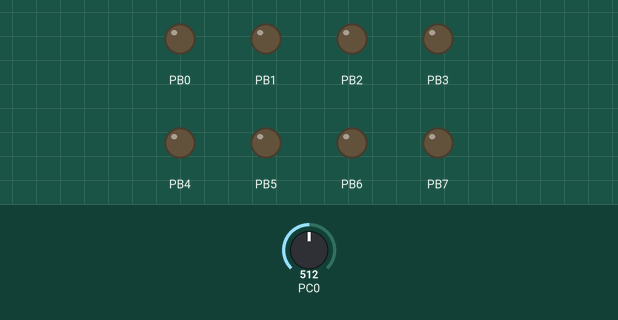
Bench run of a program on a simulated ATmega328P, built with avr-gcc and emulated at 16 MHz. Parts: output pins drawn as LEDs (lit = HIGH). The test bench sets the inputs (shaded band); at power-on: PC0 = 512. What the program prints to the serial monitor is not drawn.

Above: at 1.2 s.
1.3 s: PC0 set to 527
At 2.2 s:
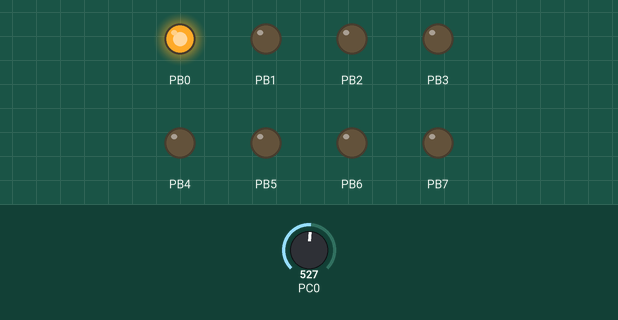
2.9 s: PC0 set to 511
At 3.8 s:
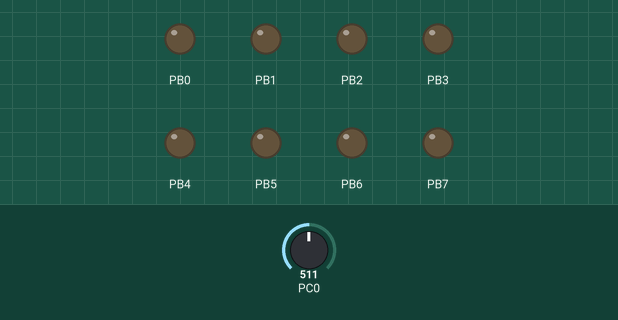
4.5 s: PC0 set to 716
At 5.3 s:
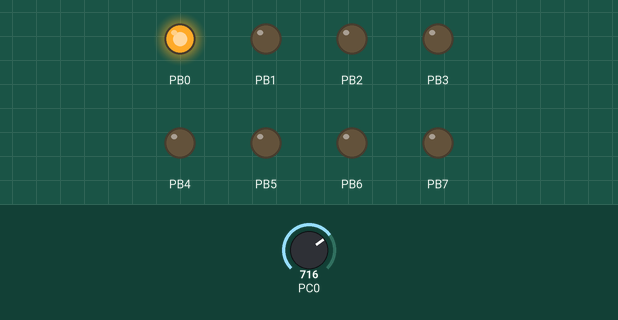
Timing chart, 0 to 7.5 s (numbered marks = the images above; inputs shaded):
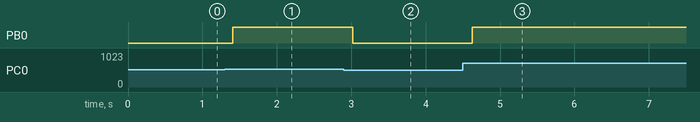

The program:

main.c
```c
#define F_CPU 16000000UL
#define BUAD 19200
#define BUAD_RATE_CALC ((F_CPU/16/BUAD) - 1)

#include <avr/io.h>
#include <util/delay.h>
#include <stdlib.h>

char buffer[3];


void init_adc(){
	DDRB  |= 0xff;
	ADMUX |= (1<<REFS0);
	ADCSRA |= (1<<ADPS2)|(1<<ADPS1)|(1<<ADPS0);
	ADCSRA |= (1<<ADEN);
}

void init_usart(){
	//High and low bits
	UBRR0H = (BUAD_RATE_CALC >> 8);
	UBRR0L = BUAD_RATE_CALC;
	////////////////
	//transimit and recieve enable
	UCSR0B = (1 << TXEN0)|  (1 << RXEN0) ;
	UCSR0C = (1 << UCSZ01) | (1 << UCSZ00);  //8 bit data format
}

int read_adc(int channel){
	ADMUX &= 0xF0;
	ADMUX |= channel;
	ADCSRA |= (1<<ADSC);
	while ( (ADCSRA &  (1<<ADSC)));
	return ADC;
}

void run_usart(int val){
	itoa(val, buffer, 10);
	for(int i =0; i< 3; i++){
		while(!(UCSR0A&(1<<UDRE0))){};
		UDR0 = buffer[i];

	}
	while(!(UCSR0A&(1<<UDRE0))){};
	UDR0 = 13;
	_delay_ms(200);
}

int main(void) {
	init_usart();
	init_adc();

	while(1) {
		int adc = read_adc(0);

		if (adc > 512){
			PORTB = (1<<PORTB0);
		}
		else{
			PORTB &= ~(1<<PORTB0);
		}

		run_usart(adc);
	}
}
```

Measured:
- the behaviour switches between 512 and 513 on PC0 (found by bisection; images 0 and 1)
- after the input at 1.3 s, PB0: LOW → HIGH after 0.11 s
- after the input at 2.9 s, PB0: HIGH → LOW after 0.12 s
- after the input at 4.5 s, PB0: LOW → HIGH after 0.13 s
